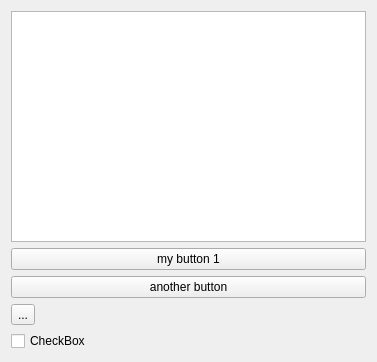
<?xml version="1.0" encoding="UTF-8"?>
<ui version="4.0">
 <class>Form</class>
 <widget class="QWidget" name="Form">
  <property name="geometry">
   <rect>
    <x>0</x>
    <y>0</y>
    <width>377</width>
    <height>362</height>
   </rect>
  </property>
  <property name="windowTitle">
   <string>Form</string>
  </property>
  <layout class="QVBoxLayout" name="verticalLayout">
   <item>
    <widget class="QTableView" name="checkComboBoxView"/>
   </item>
   <item>
    <widget class="QPushButton" name="pushButton">
     <property name="text">
      <string>my button 1</string>
     </property>
    </widget>
   </item>
   <item>
    <widget class="QPushButton" name="pushButton_2">
     <property name="text">
      <string>another button</string>
     </property>
    </widget>
   </item>
   <item>
    <widget class="QToolButton" name="exampleToolButton">
     <property name="text">
      <string>...</string>
     </property>
    </widget>
   </item>
   <item>
    <widget class="QCheckBox" name="checkBox">
     <property name="text">
      <string>CheckBox</string>
     </property>
    </widget>
   </item>
  </layout>
 </widget>
 <resources/>
 <connections/>
</ui>
